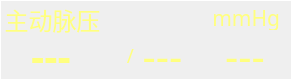
  <widget class="QFrame" name="frame_ibp1">
   <property name="geometry">
    <rect>
     <x>730</x>
     <y>410</y>
     <width>292</width>
     <height>80</height>
    </rect>
   </property>
   <property name="font">
    <font>
     <family>文泉驿微米黑</family>
    </font>
   </property>
   <property name="styleSheet">
    <string notr="true">color: rgb(255, 255, 127);
border-color: rgb(255, 255, 255);
border-width:1px;
border-style:solid;</string>
   </property>
   <property name="frameShape">
    <enum>QFrame::StyledPanel</enum>
   </property>
   <property name="frameShadow">
    <enum>QFrame::Plain</enum>
   </property>
   <property name="lineWidth">
    <number>1</number>
   </property>
   <widget class="QLabel" name="TextLabel_IBP1_Name">
    <property name="geometry">
     <rect>
      <x>5</x>
      <y>5</y>
      <width>95</width>
      <height>30</height>
     </rect>
    </property>
    <property name="font">
     <font>
      <family>文泉驿微米黑</family>
      <pointsize>18</pointsize>
     </font>
    </property>
    <property name="styleSheet">
     <string notr="true">border-style:none;</string>
    </property>
    <property name="text">
     <string>主动脉压</string>
    </property>
    <property name="alignment">
     <set>Qt::AlignCenter</set>
    </property>
   </widget>
   <widget class="QLabel" name="TextLabel_ZhuDongMaiYa_mmHg">
    <property name="geometry">
     <rect>
      <x>210</x>
      <y>5</y>
      <width>70</width>
      <height>25</height>
     </rect>
    </property>
    <property name="font">
     <font>
      <family>文泉驿微米黑</family>
      <pointsize>16</pointsize>
     </font>
    </property>
    <property name="styleSheet">
     <string notr="true">border-style:none;</string>
    </property>
    <property name="text">
     <string>mmHg</string>
    </property>
    <property name="alignment">
     <set>Qt::AlignRight|Qt::AlignTrailing|Qt::AlignVCenter</set>
    </property>
   </widget>
   <widget class="QLabel" name="TextLabel_ZhuDongMaiYa_value_Di">
    <property name="geometry">
     <rect>
      <x>200</x>
      <y>36</y>
      <width>90</width>
      <height>40</height>
     </rect>
    </property>
    <property name="font">
     <font>
      <family>文泉驿微米黑</family>
      <pointsize>31</pointsize>
     </font>
    </property>
    <property name="styleSheet">
     <string notr="true">border-style:none;</string>
    </property>
    <property name="text">
     <string>---</string>
    </property>
    <property name="alignment">
     <set>Qt::AlignCenter</set>
    </property>
   </widget>
   <widget class="QLabel" name="TextLabel_ZhuDongMaiYa_value_Gao">
    <property name="geometry">
     <rect>
      <x>5</x>
      <y>36</y>
      <width>92</width>
      <height>40</height>
     </rect>
    </property>
    <property name="font">
     <font>
      <family>文泉驿微米黑</family>
      <pointsize>31</pointsize>
      <weight>75</weight>
      <bold>true</bold>
     </font>
    </property>
    <property name="styleSheet">
     <string notr="true">border-style:none;</string>
    </property>
    <property name="text">
     <string>---</string>
    </property>
    <property name="alignment">
     <set>Qt::AlignCenter</set>
    </property>
   </widget>
   <widget class="QLabel" name="TextLabel_ZhuDongMaiYa_value_unkown">
    <property name="geometry">
     <rect>
      <x>132</x>
      <y>36</y>
      <width>61</width>
      <height>40</height>
     </rect>
    </property>
    <property name="font">
     <font>
      <family>文泉驿微米黑</family>
      <pointsize>31</pointsize>
     </font>
    </property>
    <property name="styleSheet">
     <string notr="true">border-style:none;</string>
    </property>
    <property name="text">
     <string>---</string>
    </property>
    <property name="alignment">
     <set>Qt::AlignCenter</set>
    </property>
   </widget>
   <widget class="QLabel" name="TextLabel_ZhuDongMaiYa_value_XieXian">
    <property name="geometry">
     <rect>
      <x>120</x>
      <y>40</y>
      <width>21</width>
      <height>31</height>
     </rect>
    </property>
    <property name="font">
     <font>
      <family>文泉驿微米黑</family>
      <pointsize>14</pointsize>
     </font>
    </property>
    <property name="styleSheet">
     <string notr="true">border-style:none;</string>
    </property>
    <property name="text">
     <string>/</string>
    </property>
    <property name="alignment">
     <set>Qt::AlignCenter</set>
    </property>
   </widget>
  </widget>
